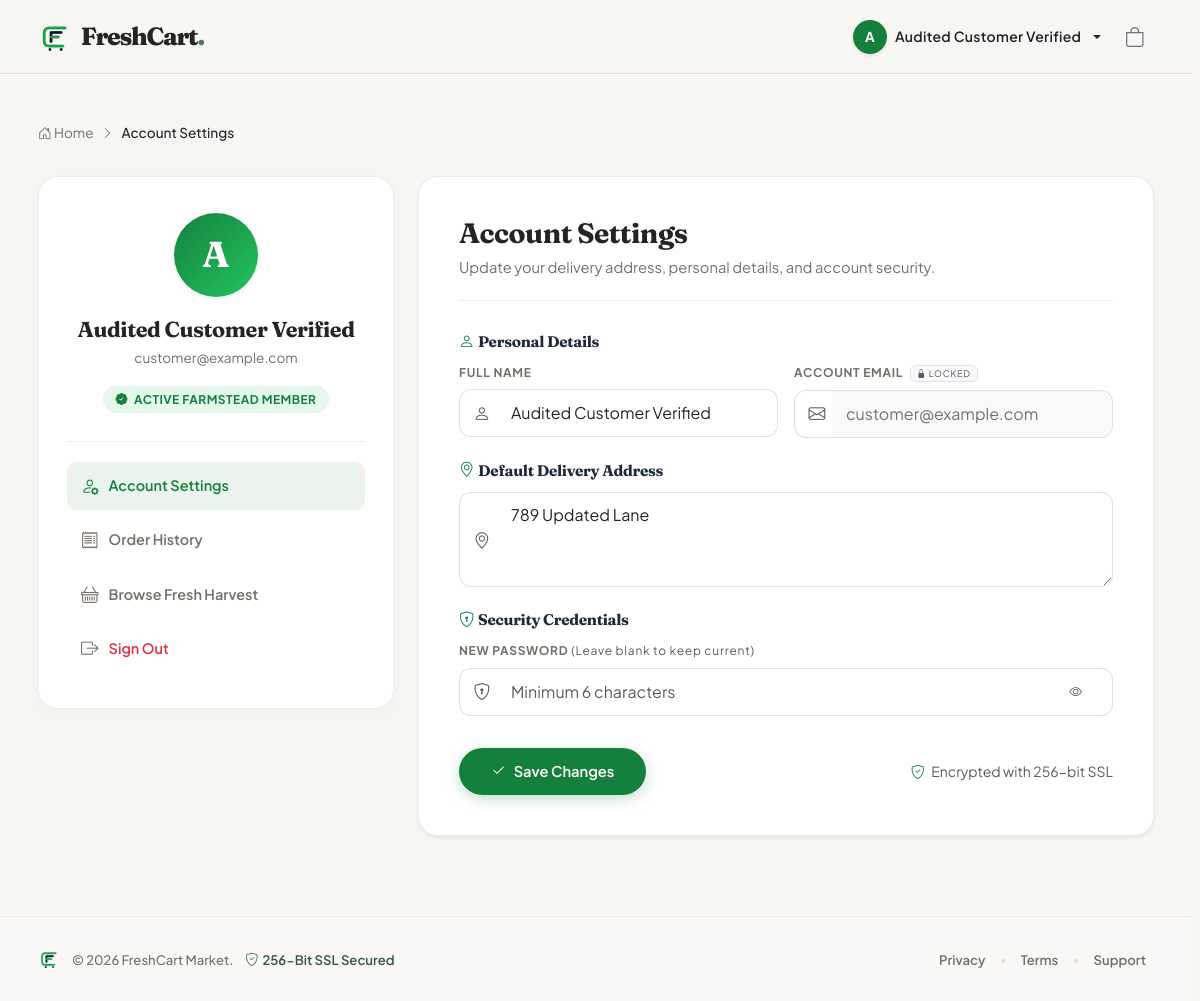
Screenshot of /profile (signed in) with the database file from the repository.
### tables this page shows
CREATE TABLE `users` (
  `id` int(11) NOT NULL AUTO_INCREMENT,
  `full_name` varchar(255) NOT NULL,
  `email` varchar(255) NOT NULL,
  `password` varchar(255) NOT NULL,
  `address` text DEFAULT NULL,
  `created_at` timestamp NULL DEFAULT current_timestamp(),
  `api_token` varchar(64) DEFAULT NULL,
  `role` varchar(20) DEFAULT 'customer',
  PRIMARY KEY (`id`),
  UNIQUE KEY `email` (`email`)
);

### account/profile.php (the view, shortened to what this page needs)
<?php
require_once __DIR__ . '/../config/db.php';
$user_id = $_SESSION['user_id'];
$stmt = $pdo->prepare("SELECT * FROM users WHERE id = ?");
$stmt->execute([$user_id]);
$user = $stmt->fetch(PDO::FETCH_ASSOC);
include __DIR__ . '/../includes/header.php';
?>
<main class="profile-page-wrapper">
    <div class="container">
        <nav class="profile-breadcrumb" aria-label="Breadcrumb">
            <a href="<?= $rootPath ?: './' ?>"><i class="bi bi-house-door"></i> Home</a>
            <i class="bi bi-chevron-right" style="font-size: 0.75rem;"></i>
            <span class="text-dark fw-medium">Account Settings</span>
        </nav>
        <div class="row g-4">
            <div class="col-lg-4 d-none d-lg-block">
                <aside class="profile-sidebar-card">
                    <div class="profile-avatar-large shadow-sm">
                        <?= strtoupper(substr($user['full_name'] ?: 'U', 0, 1)) ?>
                    </div>
                    <h3 class="profile-user-name"><?= htmlspecialchars($user['full_name']) ?></h3>
                    <div class="profile-user-email"><?= htmlspecialchars($user['email']) ?></div>
                    <div class="profile-member-pill">
                        <i class="bi bi-patch-check-fill"></i>
                        <span>Active Farmstead Member</span>
                    </div>
                    <nav class="profile-nav-list" aria-label="Account Navigation">
                        <a href="<?= $rootPath ?>profile" class="profile-nav-btn active">
                            <i class="bi bi-person-gear"></i>
                            <span>Account Settings</span>
                        </a>
                        <a href="<?= $rootPath ?>orders" class="profile-nav-btn">
                            <i class="bi bi-receipt"></i>
                            <span>Order History</span>
                        </a>
                        <a href="<?= $rootPath ?: './' ?>#harvest-catalog" class="profile-nav-btn">
                            <i class="bi bi-basket"></i>
                            <span>Browse Fresh Harvest</span>
                        </a>
                        <a href="<?= $rootPath ?>logout" class="profile-nav-btn text-danger">
                            <i class="bi bi-box-arrow-right"></i>
                            <span>Sign Out</span>
                        </a>
                    </nav>
                </aside>
            </div>
            <div class="col-lg-8 col-12">
                <div class="profile-content-card shadow-sm">
                    <div class="profile-content-header">
                        <h1 class="profile-heading">Account Settings</h1>
                        <p class="profile-subheading">Update your delivery address, personal details, and account security.</p>
                    </div>
                    <form method="POST" action="profile" class="profile-edit-form">
                        <div class="profile-form-section mb-4">
                            <h2 class="profile-section-legend">
                                <i class="bi bi-person text-success me-1" aria-hidden="true"></i>
                                <span>Personal Details</span>
                            </h2>
                            <div class="row g-3">
                                <div class="col-md-6 col-12">
                                    <label class="profile-field-label" for="profileFullName">Full Name</label>
                                    <div class="input-group profile-input-group">
                                        <span class="input-group-text bg-white text-muted">
                                            <i class="bi bi-person" aria-hidden="true"></i>
                                        </span>
                                        <input type="text" id="profileFullName" name="full_name" class="form-control profile-field-input" value="<?= htmlspecialchars($user['full_name']) ?>" required autocomplete="name">
                                    </div>
                                </div>
                                <div class="col-md-6 col-12">
                                    <label class="profile-field-label">Account Email <span class="badge bg-light text-muted border ms-1 fw-normal"><i class="bi bi-lock-fill"></i> Locked</span></label>
                                    <div class="input-group profile-input-group is-locked">
                                        <span class="input-group-text bg-light text-muted">
                                            <i class="bi bi-envelope" aria-hidden="true"></i>
                                        </span>
                                        <input type="email" class="form-control profile-field-input bg-light" value="<?= htmlspecialchars($user['email']) ?>" disabled aria-label="Account email locked">
                                    </div>
                                </div>
                            </div>
                        </div>
                        <div class="profile-form-section mb-4">
                            <h2 class="profile-section-legend">
                                <i class="bi bi-geo-alt text-success me-1" aria-hidden="true"></i>
                                <span>Default Delivery Address</span>
                            </h2>
                            <div class="input-group profile-input-group">
                                <span class="input-group-text bg-white text-muted align-self-stretch pt-2">
                                    <i class="bi bi-geo-alt" aria-hidden="true"></i>
                                </span>
                                <textarea id="profileAddress" name="address" class="form-control profile-field-input" rows="3" placeholder="Street name, apartment, unit, city, state, postal code" autocomplete="street-address"><?= htmlspecialchars($user['address'] ?? '') ?></textarea>
                            </div>
                        </div>
                        <div class="profile-form-section mb-4">
                            <h2 class="profile-section-legend">
                                <i class="bi bi-shield-lock text-success me-1" aria-hidden="true"></i>
                                <span>Security Credentials</span>
                            </h2>
                            <label class="profile-field-label" for="profilePassword">
                                New Password <span class="text-muted fw-normal" style="text-transform: none;">(Leave blank to keep current)</span>
                            </label>
                            <div class="input-group profile-input-group">
                                <span class="input-group-text bg-white text-muted">
                                    <i class="bi bi-shield-lock" aria-hidden="true"></i>
                                </span>
                                <input type="password" id="profilePassword" name="password" class="form-control profile-field-input" placeholder="Minimum 6 characters" autocomplete="new-password">
                                <button type="button" class="btn btn-password-toggle text-muted" onclick="togglePasswordVisibility('profilePassword', this)" aria-label="Toggle password visibility">
                                    <i class="bi bi-eye" aria-hidden="true"></i>
                                </button>
                            </div>
                        </div>
                        <div class="profile-form-actions d-flex justify-content-between align-items-center flex-wrap gap-3 pt-2">
                            <button type="submit" class="profile-save-btn">
                                <i class="bi bi-check2" aria-hidden="true"></i>
                                <span>Save Changes</span>
                            </button>
                            <span class="text-muted small"><i class="bi bi-shield-check text-success me-1" aria-hidden="true"></i> Encrypted with 256-bit SSL</span>
                        </div>
                    </form>
                </div>
            </div>
        </div>
    </div>
</main>
<?php include __DIR__ . '/../includes/footer.php'; ?>

### rows the page displays
users: full_name "A", full_name "Audited Customer Verified", email "customer@example.com", address "789 Updated Lane"

### other values shown
substr($_SESSION['user_name'], 0, 1) "A"
$_SESSION['user_name'] "Audited Customer Verified"
